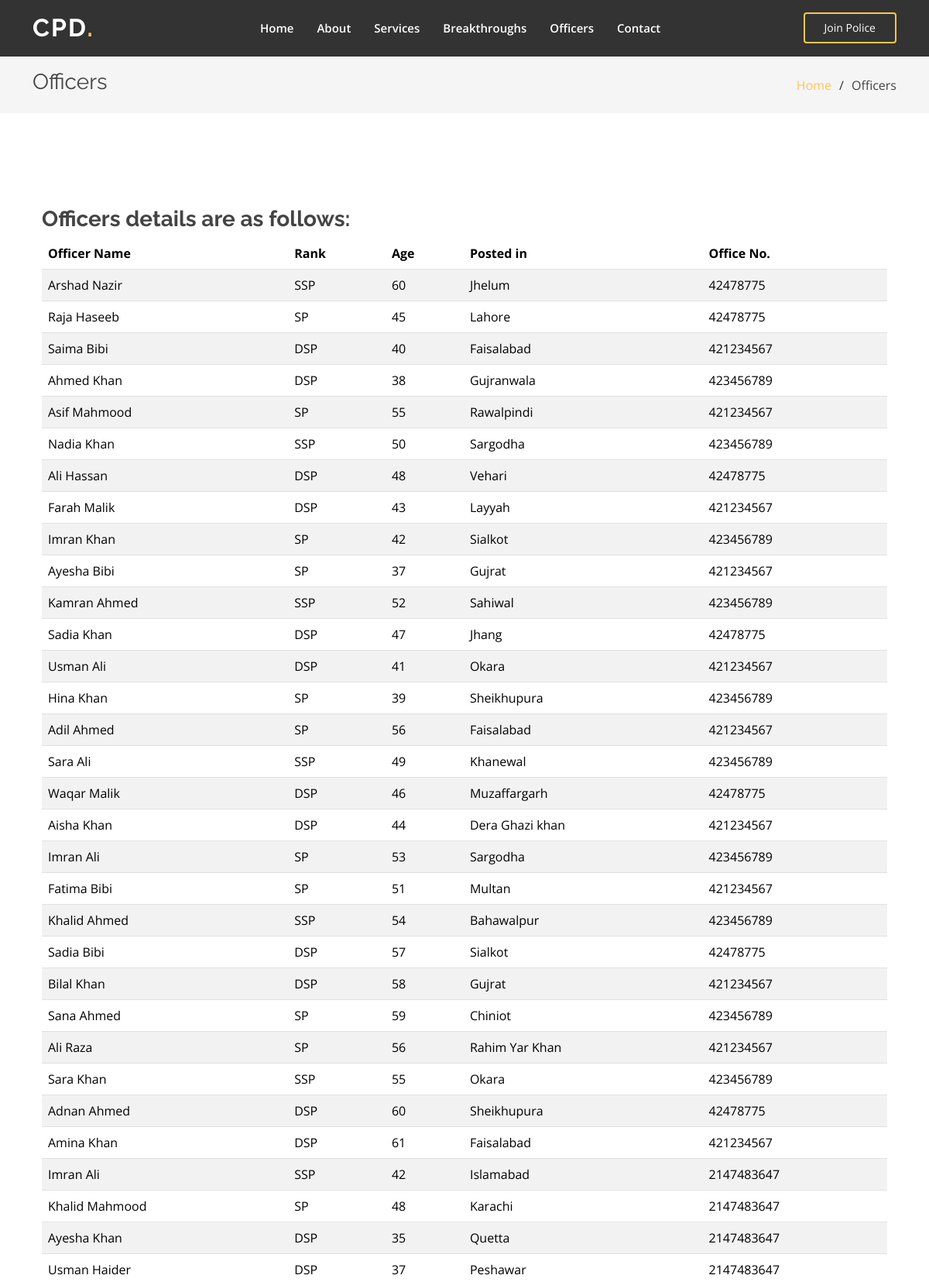
Screenshot of /officer.php (upper part) with the database file from the repository.
### tables this page shows
CREATE TABLE `commisionedofficer` (
  `commofficerid` int(11) NOT NULL,
  `name` varchar(20) DEFAULT NULL,
  `age` int(11) DEFAULT NULL,
  `rank` varchar(30) DEFAULT NULL,
  `posting` varchar(50) DEFAULT NULL,
  `contact_no` int(11) DEFAULT NULL
);

### officer.php (the view, shortened to what this page needs)
<!DOCTYPE html>
<html lang="en">
<head>
  <link href="assets/vendor/aos/aos.css" rel="stylesheet">
  <link href="assets/vendor/bootstrap/css/bootstrap.min.css" rel="stylesheet">
  <link href="assets/vendor/bootstrap-icons/bootstrap-icons.css" rel="stylesheet">
  <link href="assets/vendor/boxicons/css/boxicons.min.css" rel="stylesheet">
  <link href="assets/vendor/glightbox/css/glightbox.min.css" rel="stylesheet">
  <link href="assets/vendor/remixicon/remixicon.css" rel="stylesheet">
  <link href="assets/vendor/swiper/swiper-bundle.min.css" rel="stylesheet">
  <link href="assets/css/style.css" rel="stylesheet">
</head>
<body>
  <header id="header" class="fixed-top header-inner-pages">
    <div class="container d-flex align-items-center justify-content-lg-between">
      <h1 class="logo me-auto me-lg-0"><a href="index.php">CPD<span>.</span></a></h1>
      <nav id="navbar" class="navbar order-last order-lg-0">
        <ul>
          <li><a class="nav-link scrollto " href="/boot/index.php#hero">Home</a></li>
          <li><a class="nav-link scrollto" href="/boot/index.php#about">About</a></li>
          <li><a class="nav-link scrollto" href="/boot/index.php#services">Services</a></li>
          <li><a class="nav-link scrollto " href="/boot/index.php#Breakthroughs">Breakthroughs</a></li>
          <li><a class="nav-link scrollto" href="/boot/index.php#team">Officers</a></li>
          <li><a class="nav-link scrollto" href="/boot/index.php#cta">Contact</a></li>
        </ul>
      </nav>
      <a href="https://www.punjabpolice.gov.pk/recruitment2011" target="_blank" class="get-started-btn">Join Police</a>
    </div>
  </header>
  <main id="main">
    <section class="breadcrumbs">
      <div class="container">
        <div class="d-flex justify-content-between align-items-center">
          <h2>Officers</h2>
          <ol>
            <li><a href="index.php">Home</a></li>
            <li>Officers</li>
          </ol>
        </div>
      </div>
    </section>
    <section class="inner-page">
      <div class="container">
      <?php
          include_once './backend/db.php';
            $sql = "SELECT name,rank,age,posting,contact_no FROM commisionedofficer";
            $stmt = $conn->prepare($sql);
            $stmt->execute();
            $result = $stmt->get_result();
          if (isset($result)) {
            if ($result->num_rows > 0) {
              echo "<section><div class='container' data-aos='fade-up'><h3 class='fw-bold'>Officers details are as follows:</h3>";
              echo "<table class='table table-striped'>";
              echo "<thead><tr><th>Officer Name</th><th>Rank</th><th>Age</th><th>Posted in</th><th>Office No.</th></tr></thead><tbody>";
              while ($row = $result->fetch_assoc()) {
                echo "<tr>";
                echo "<td>{$row["name"]}</td>";
                echo "<td>{$row["rank"]}</td>";
                echo "<td>{$row["age"]}</td>";
                echo "<td>{$row["posting"]}</td>";
                echo "<td>{$row["contact_no"]}</td>";
                echo "</tr>";
              }
              echo "</tbody></table>";
              echo "</div></section>";
            } else {
              echo "<section><div class='container'>No Record was found.</div></section>";
            }
          }
          ?>
      </div>
    </section>
  </main>
</body>
</html>

### assets/css/style.css (style rules this page uses)
body { font-family: "Open Sans", sans-serif; color: #444444; }
a { color: #ffc451; text-decoration: none; }
h1, h2, h3, h4, h5, h6 { font-family: "Raleway", sans-serif; }
#header { transition: all 0.5s; z-index: 997; padding: 15px 0; }
#header.header-scrolled, #header.header-inner-pages { background: rgba(0, 0, 0, 0.8); }
#header .logo { font-size: 32px; margin: 0; padding: 0; line-height: 1; font-weight: 700; letter-spacing: 2px; text-transform: uppercase; }
#header .logo a { color: #fff; }
#header .logo a span { color: #ffc451; }
.get-started-btn { color: #fff; border-radius: 4px; padding: 7px 25px 8px 25px; white-space: nowrap; transition: 0.3s; font-size: 14px; display: inline-block; border: 2px solid #ffc451; }
.navbar { padding: 0; }
.navbar ul { margin: 0; padding: 0; display: flex; list-style: none; align-items: center; }
.navbar li { position: relative; }
.navbar a, .navbar a:focus { display: flex; align-items: center; justify-content: space-between; padding: 10px 0 10px 30px; font-size: 15px; font-weight: 600; color: #fff; white-space: nowrap; transition: 0.3s; }
section { padding: 60px 0; overflow: hidden; }
.breadcrumbs { padding: 15px 0; background: whitesmoke; min-height: 40px; margin-top: 74px; }
.breadcrumbs h2 { font-size: 28px; font-weight: 400; }
.breadcrumbs ol { display: flex; flex-wrap: wrap; list-style: none; padding: 0; margin: 0; }
.breadcrumbs ol li+li { padding-left: 10px; }
.breadcrumbs ol li+li::before { display: inline-block; padding-right: 10px; color: #2f2f2f; content: "/"; }

### rows the page displays
commisionedofficer: name "Arshad Nazir", rank "SSP", age "60", posting "Jhelum", contact_no "42478775"
commisionedofficer: name "Raja Haseeb", rank "SP", age "45", posting "Lahore", contact_no "42478775"
commisionedofficer: name "Saima Bibi", rank "DSP", age "40", posting "Faisalabad", contact_no "421234567"
commisionedofficer: name "Ahmed Khan", rank "DSP", age "38", posting "Gujranwala", contact_no "423456789"
commisionedofficer: name "Asif Mahmood", rank "SP", age "55", posting "Rawalpindi", contact_no "421234567"
commisionedofficer: name "Nadia Khan", rank "SSP", age "50", posting "Sargodha", contact_no "423456789"
commisionedofficer: name "Ali Hassan", rank "DSP", age "48", posting "Vehari", contact_no "42478775"
commisionedofficer: name "Farah Malik", rank "DSP", age "43", posting "Layyah", contact_no "421234567"
commisionedofficer: name "Imran Khan", rank "SP", age "42", posting "Sialkot", contact_no "423456789"
commisionedofficer: name "Ayesha Bibi", rank "SP", age "37", posting "Gujrat", contact_no "421234567"
commisionedofficer: name "Kamran Ahmed", rank "SSP", age "52", posting "Sahiwal", contact_no "423456789"
commisionedofficer: name "Sadia Khan", rank "DSP", age "47", posting "Jhang", contact_no "42478775"
commisionedofficer: name "Usman Ali", rank "DSP", age "41", posting "Okara", contact_no "421234567"
commisionedofficer: name "Hina Khan", rank "SP", age "39", posting "Sheikhupura", contact_no "423456789"
commisionedofficer: name "Adil Ahmed", rank "SP", age "56", posting "Faisalabad", contact_no "421234567"
commisionedofficer: name "Sara Ali", rank "SSP", age "49", posting "Khanewal", contact_no "423456789"
commisionedofficer: name "Waqar Malik", rank "DSP", age "46", posting "Muzaffargarh", contact_no "42478775"
commisionedofficer: name "Aisha Khan", rank "DSP", age "44", posting "Dera Ghazi khan", contact_no "421234567"
commisionedofficer: name "Imran Ali", rank "SP", age "53", posting "Sargodha", contact_no "423456789"
commisionedofficer: name "Fatima Bibi", rank "SP", age "51", posting "Multan", contact_no "421234567"
commisionedofficer: name "Khalid Ahmed", rank "SSP", age "54", posting "Bahawalpur", contact_no "423456789"
commisionedofficer: name "Sadia Bibi", rank "DSP", age "57", posting "Sialkot", contact_no "42478775"
commisionedofficer: name "Bilal Khan", rank "DSP", age "58", posting "Gujrat", contact_no "421234567"
commisionedofficer: name "Sana Ahmed", rank "SP", age "59", posting "Chiniot", contact_no "423456789"
commisionedofficer: name "Ali Raza", rank "SP", age "56", posting "Rahim Yar Khan", contact_no "421234567"
commisionedofficer: name "Sara Khan", rank "SSP", age "55", posting "Okara", contact_no "423456789"
commisionedofficer: name "Adnan Ahmed", rank "DSP", age "60", posting "Sheikhupura", contact_no "42478775"
commisionedofficer: name "Amina Khan", rank "DSP", age "61", posting "Faisalabad", contact_no "421234567"
commisionedofficer: name "Imran Ali", rank "SSP", age "42", posting "Islamabad", contact_no "2147483647"
commisionedofficer: name "Khalid Mahmood", rank "SP", age "48", posting "Karachi", contact_no "2147483647"
commisionedofficer: name "Ayesha Khan", rank "DSP", age "35", posting "Quetta", contact_no "2147483647"
commisionedofficer: name "Usman Haider", rank "DSP", age "37", posting "Peshawar", contact_no "2147483647"
